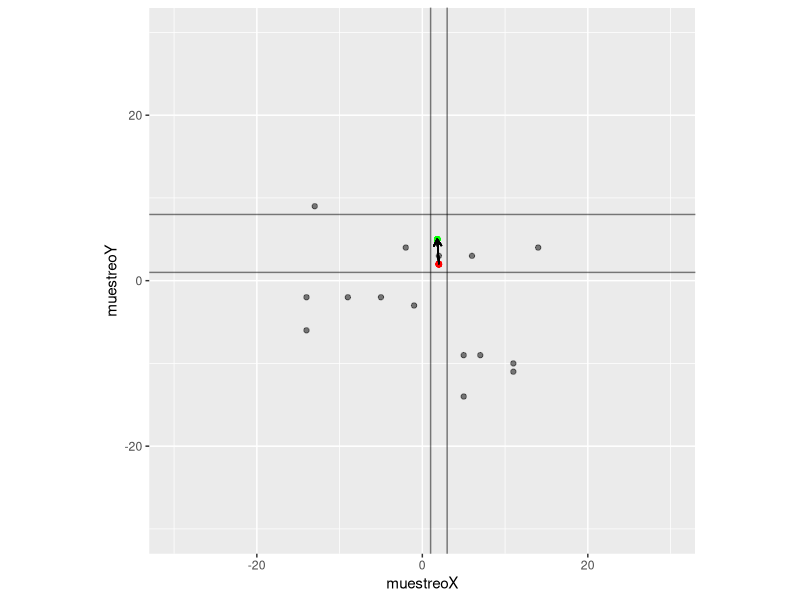
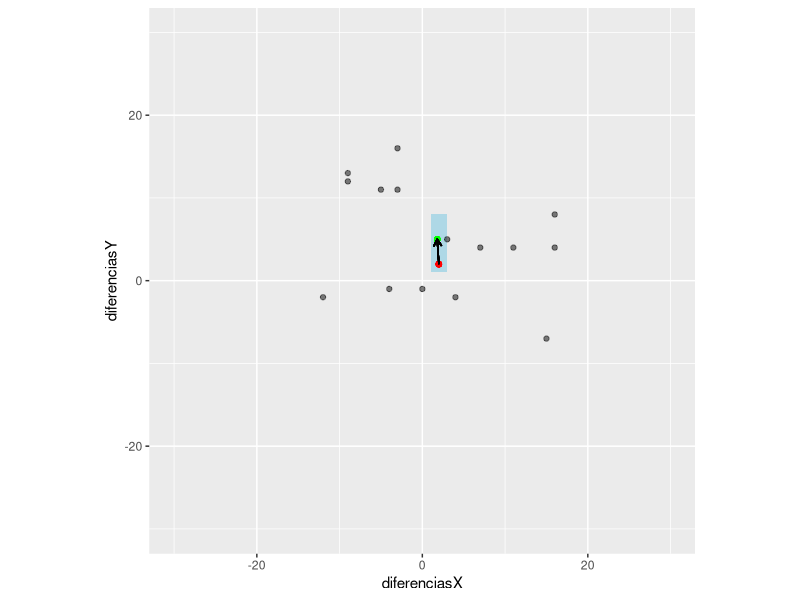

Source code (R) for these figures, in order:
## ---- chunk 1
library(tidyverse)
library(ggplot2)
## ---- chunk 2
# objetivo <- matrix(1:2,2,1)
objetivo <- sample(-15:15,2, replace = TRUE)
objetivo
## ---- chunk 3
muestreoX <- sample(-15:15,15, replace = TRUE)
muestreoY <- sample(-15:15,15, replace = TRUE)
matrizMuestreo <- cbind(muestreoX, muestreoY)
matrizMuestreo
## ---- chunk 4
diferenciasX <- objetivo[1] - muestreoX
diferenciasY <- objetivo[2] - muestreoY
diferencias <- cbind(diferenciasX, diferenciasY)
# diferencias <- diferencias * -1
diferencias
## ---- chunk 5
limiteDerecho <- max(diferenciasX) - 15
limiteIzquierdo <- min(diferenciasX) + 15
limiteSuperior <- max(diferenciasY) - 15
limiteInferior <- min(diferenciasY) + 15

limiteDerecho
limiteIzquierdo
limiteSuperior
limiteInferior
## ---- chunk 6
puntoEstimado <- c(mean(diferenciasX), mean(diferenciasY))
# diferencias %>% reframe(meanX = mean(diferenciasX), meanY = mean(diferenciasY))

objetivo
puntoEstimado
puntoEstimado - objetivo
## ---- chunk 7
diferencias <- data.frame(diferencias)
grafico1 <- ggplot(diferencias, aes(muestreoX, muestreoY)) + 
  geom_point(alpha = 0.5) + 
  geom_point(aes(x=objetivo[1], y=objetivo[2]), colour="red") + 
  geom_point(aes(x=mean(diferenciasX), y=mean(diferenciasY)), colour="green") + 
  geom_segment(aes(x = objetivo[1], y = objetivo[2], xend = mean(diferenciasX), yend = mean(diferenciasY)), arrow = arrow(length = unit(0.2, "cm"))) +
  geom_hline(yintercept=limiteSuperior, alpha = 0.5) +
  geom_hline(yintercept=limiteInferior, alpha = 0.5) +
  geom_vline(xintercept=limiteDerecho, alpha = 0.5) +
  geom_vline(xintercept=limiteIzquierdo, alpha = 0.5) +
  xlim(-30, 30) + 
  ylim(-30, 30) + 
  theme(aspect.ratio = 1)
grafico1
## ---- chunk 8
diferencias <- data.frame(diferencias)
grafico1 <- ggplot(diferencias, aes(diferenciasX, diferenciasY)) + 
  geom_rect(xmin = limiteIzquierdo, xmax = limiteDerecho, ymin = limiteInferior, ymax = limiteSuperior, fill = "lightblue", alpha = 0.5) +
  geom_point(alpha = 0.5) + 
  geom_point(aes(x=objetivo[1], y=objetivo[2]), colour="red") + 
  geom_point(aes(x=mean(diferenciasX), y=mean(diferenciasY)), colour="green") + 
  geom_segment(aes(x = objetivo[1], y = objetivo[2], xend = mean(diferenciasX), yend = mean(diferenciasY)), arrow = arrow(length = unit(0.2, "cm"))) +
  xlim(-30, 30) + 
  ylim(-30, 30) + 
  theme(aspect.ratio = 1)
grafico1
